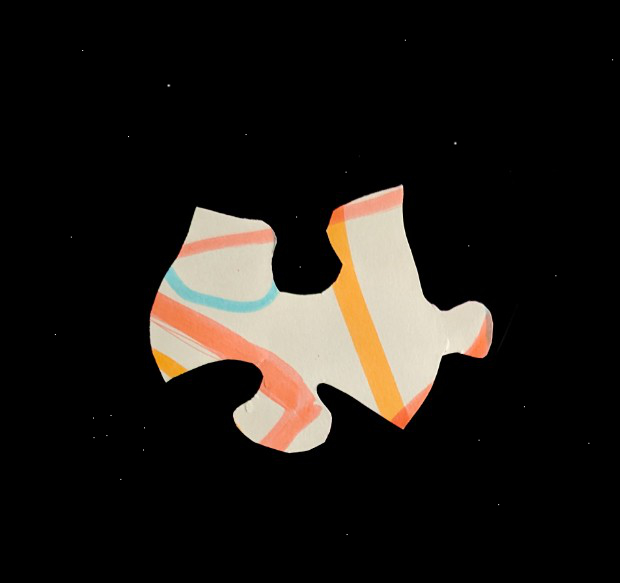
#> input picture Images/By_12_Piece_A.jpg, 620 x 583 px
$ python -i pre_proc_image.py   (imports and definitions only)
#> lines starting #> are read from the running program, lines starting #| are printed output that depends on the picture; after the words box and inside, x2 and y2 are one past the last pixel; in counts of white or black regions, pixels touching at a corner belong together
#> further down, picture is the input picture: shape (583, 620, 3); mean B, G, R 22.6, 26.7, 30.8
import cv2
import numpy as np

def pre_process_image(img, min_area=200):
    """
    Clean up image to make it easier to analyze a jigsaw piece. This includes:
    - Convert to grayscale
    - Blur to reduce noise
    - Threshold to get binary image
    - Morphological operations to close gaps
    """
#> called with min_area = 200
    # - Find contours and filter by area

    gray = cv2.cvtColor(img, cv2.COLOR_BGR2GRAY)
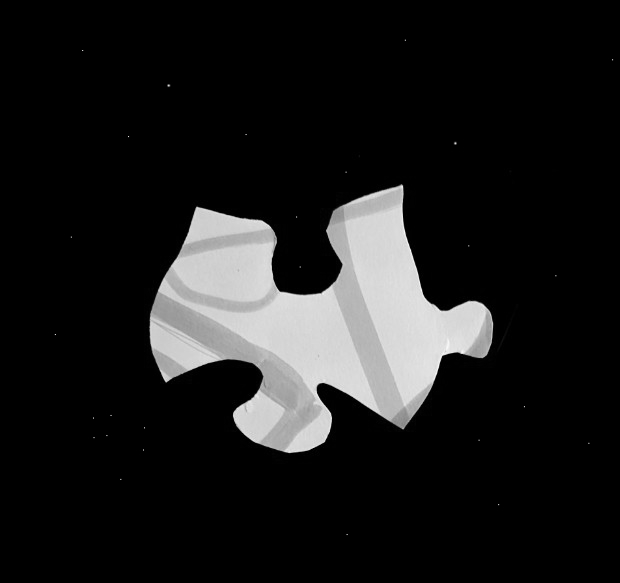
#> gray: shape (583, 620); min 0, max 253, mean 27.4

    # Blur to reduce noise
    blurred = cv2.GaussianBlur(gray, (5, 5), 0)

    # Thresholding
    # Assume background is either very dark or very light compared to pieces.
    # We can try OTSU or adaptive. User said "solid background".
    # Let's try Otsu first as it's robust for bimodal histograms.
    opt_thresh, thresh = cv2.threshold(blurred, 0, 255, cv2.THRESH_BINARY + cv2.THRESH_OTSU)
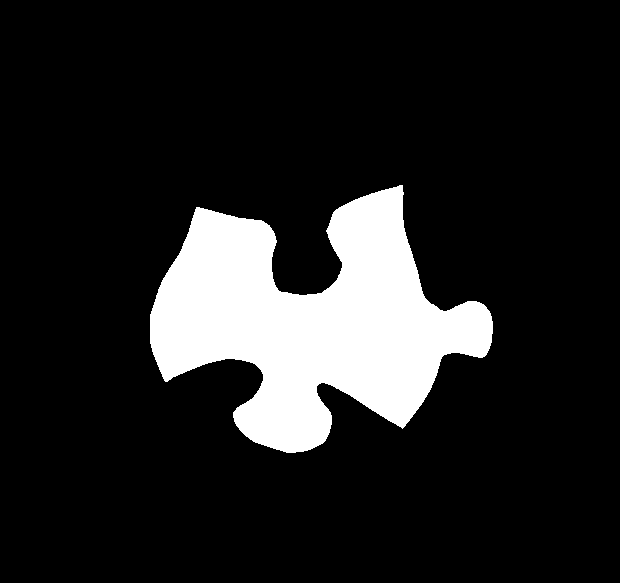
#> thresh: shape (583, 620); 13.6% white; 1 white region, box (x1, y1, x2, y2) and area: (150, 185, 493, 453) 49237
#> opt_thresh = 99

    print(f"Optimum threshold: {opt_thresh}")
#| Optimum threshold: 99.0

    # Invert if the background is detected as white (pieces are black)
    # Usually we want pieces to be white (255) and background black (0) for findContours
    # Simple check: if corners are white, inverted.
    h, w = thresh.shape
#> h = 583; w = 620
    corners = [thresh[0,0], thresh[0, w-1], thresh[h-1, 0], thresh[h-1, w-1]]
#> corners = [0, 0, 0, 0]
    if sum(corners) / 4 > 127:
        thresh = cv2.bitwise_not(thresh)

    # Morphological operations to close gaps
    kernel = np.ones((3,3), np.uint8)
    thresh = cv2.morphologyEx(thresh, cv2.MORPH_CLOSE, kernel, iterations=2)
#> thresh: shape (583, 620); 13.6% white; 1 white region, box (x1, y1, x2, y2) and area: (150, 185, 493, 453) 49245

    # [4 lines of commented-out code are left out]

    return thresh

>>> import cv2
>>> picture = cv2.imread('../Images/By_12_Piece_A.jpg')
>>> result = pre_process_image(picture)

$ run again, on Images/By_12_Piece_B.jpg
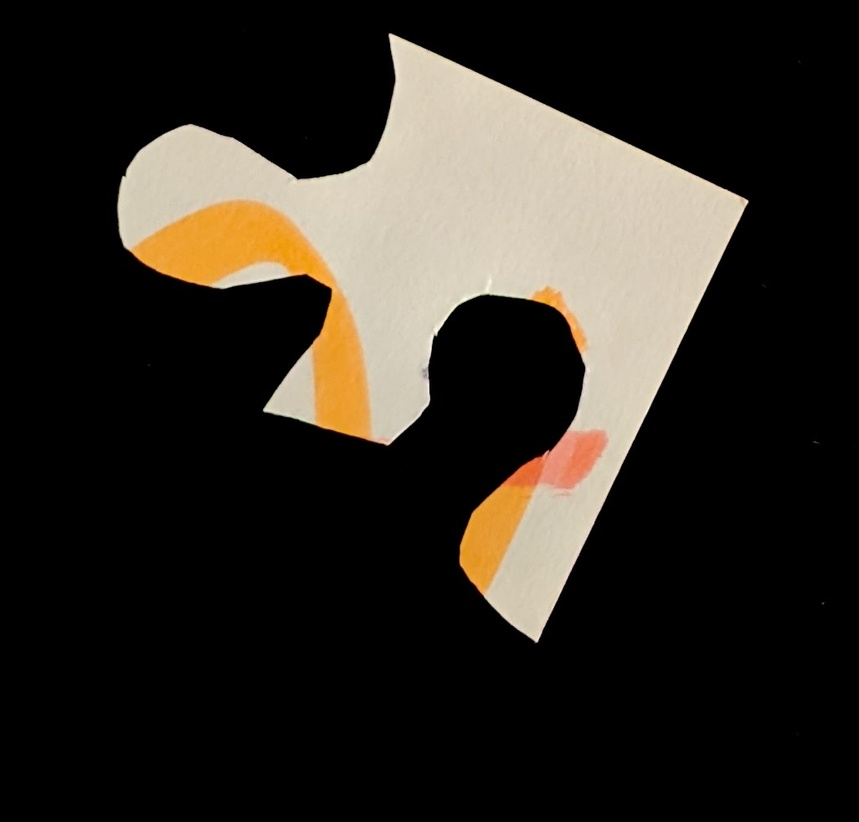
#> input picture Images/By_12_Piece_B.jpg, 859 x 822 px, shrunk from 1026 x 982 before the run
#> picture is the input picture: shape (822, 859, 3); mean B, G, R 34.6, 41.5, 46.3
#> in pre_process_image, `gray = cv2.cvtColor(img, cv2.COLOR_BGR2GRAY)`:
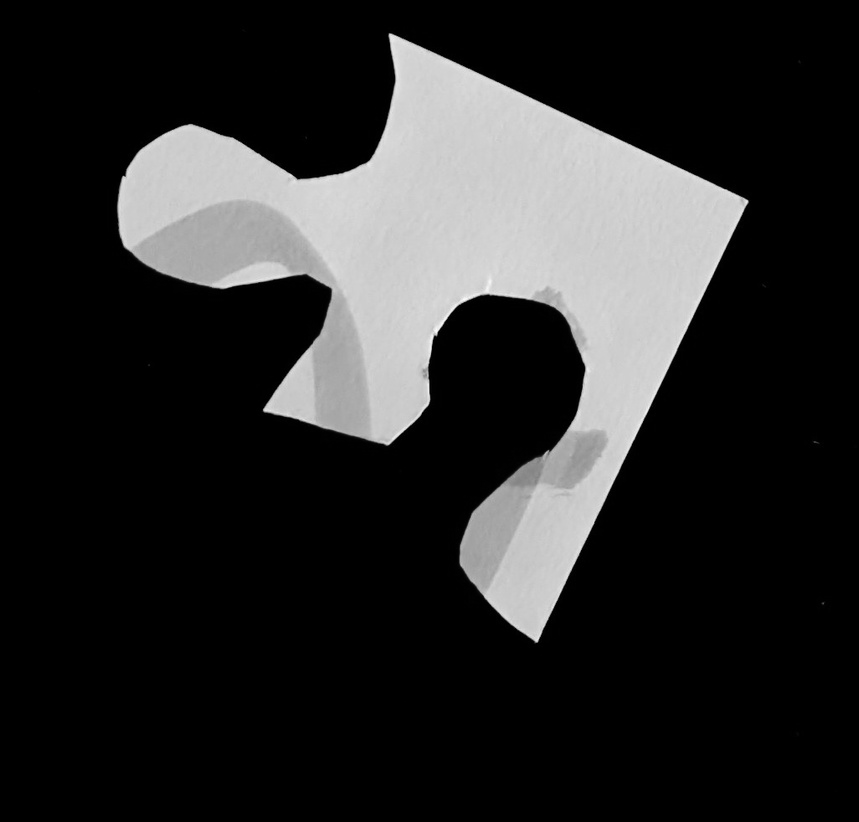
#> gray: shape (822, 859); min 0, max 252, mean 42.1
#> in pre_process_image, `opt_thresh, thresh = cv2.threshold(blurred, 0, 255, cv2.THRESH_BINARY ..`:
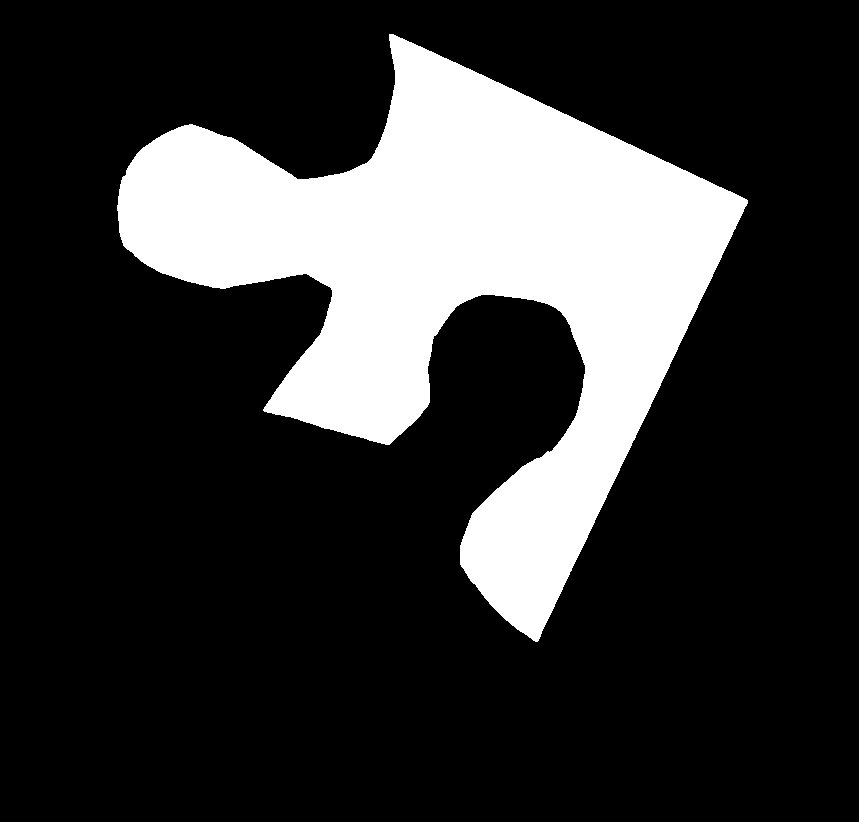
#> thresh: shape (822, 859); 21% white; 1 white region, box (x1, y1, x2, y2) and area: (117, 34, 748, 642) 148176
#> opt_thresh = 99
#| Optimum threshold: 99.0
#> corners = [0, 0, 0, 0]

$ run again, on Images/By_12_Piece_C.jpg
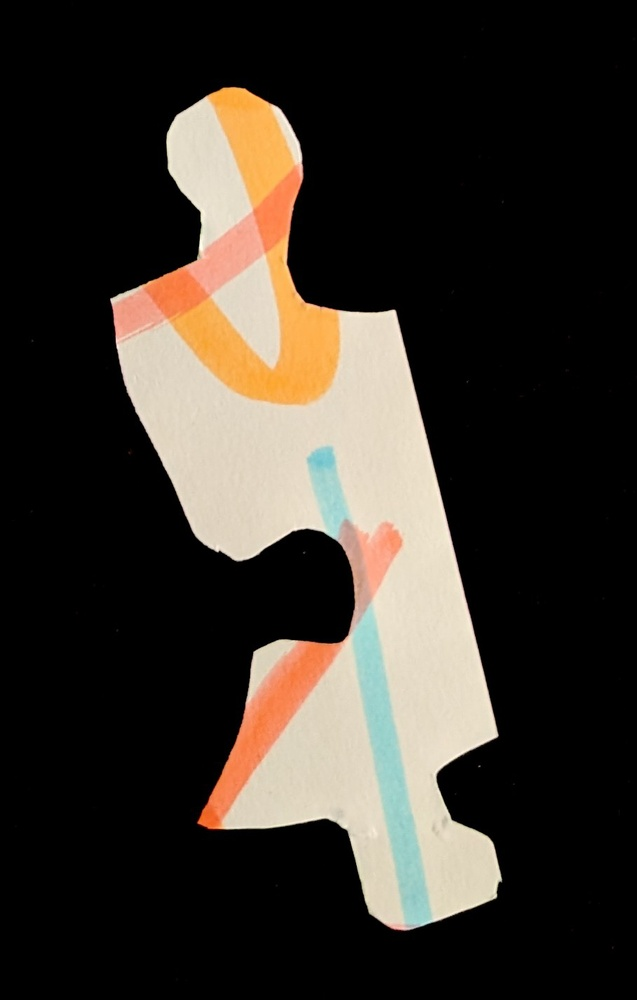
#> input picture Images/By_12_Piece_C.jpg, 637 x 1000 px, shrunk from 909 x 1428 before the run
#> picture is the input picture: shape (1000, 637, 3); mean B, G, R 42.9, 50.3, 56.6
#> in pre_process_image, `gray = cv2.cvtColor(img, cv2.COLOR_BGR2GRAY)`:
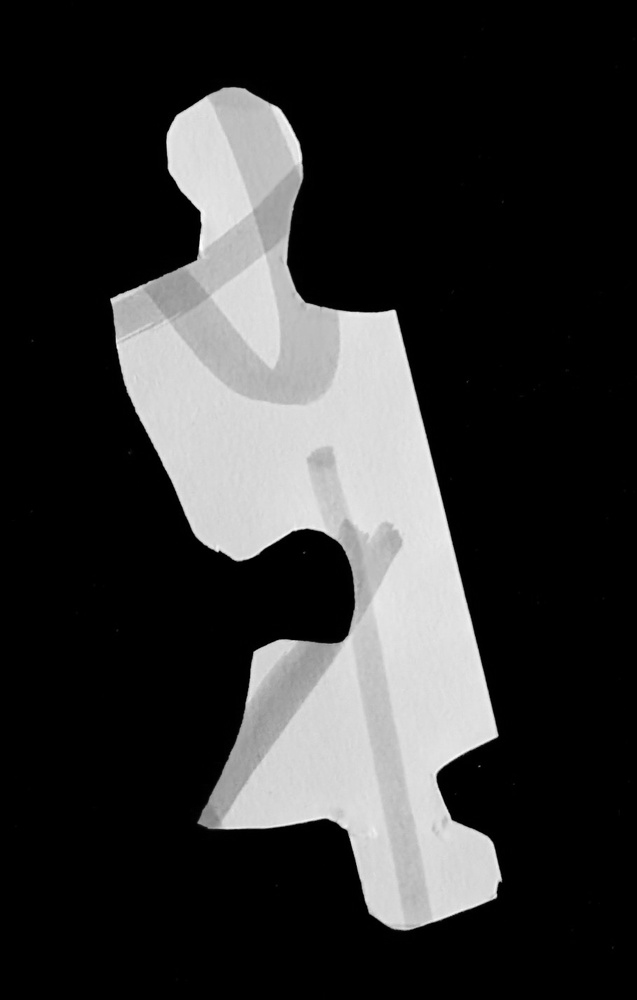
#> gray: shape (1000, 637); min 0, max 253, mean 51.3
#> in pre_process_image, `opt_thresh, thresh = cv2.threshold(blurred, 0, 255, cv2.THRESH_BINARY ..`:
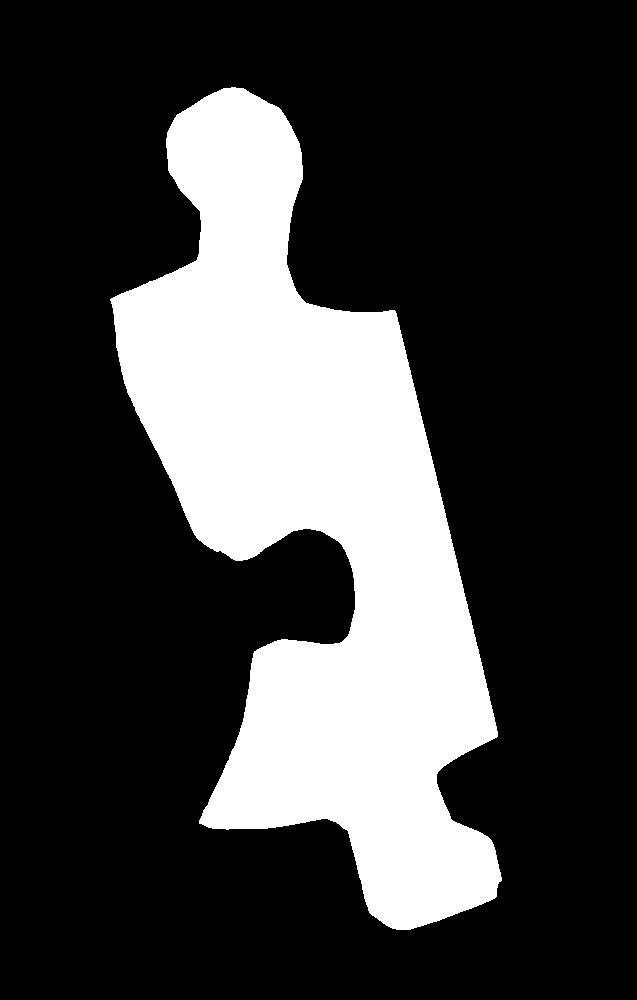
#> thresh: shape (1000, 637); 24.8% white; 1 white region, box (x1, y1, x2, y2) and area: (110, 87, 502, 930) 157724
#> opt_thresh = 103
#| Optimum threshold: 103.0
#> corners = [0, 0, 0, 0]

$ run again, on Images/By_12_Piece_D.jpg
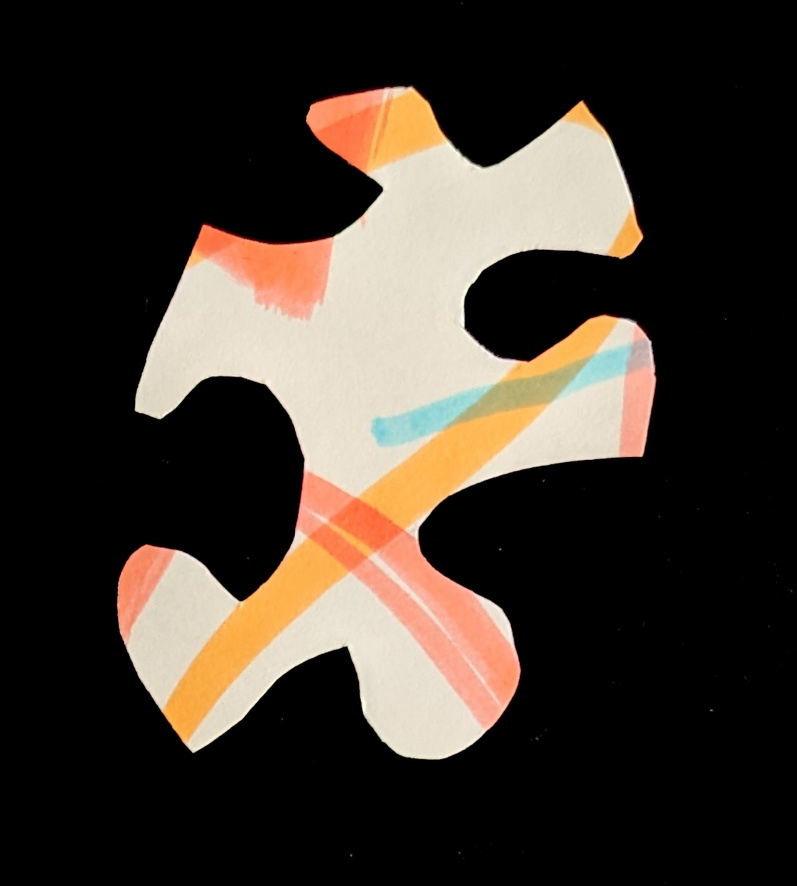
#> input picture Images/By_12_Piece_D.jpg, 797 x 886 px, shrunk from 1081 x 1202 before the run
#> picture is the input picture: shape (886, 797, 3); mean B, G, R 45.5, 54.1, 63
#> in pre_process_image, `gray = cv2.cvtColor(img, cv2.COLOR_BGR2GRAY)`:
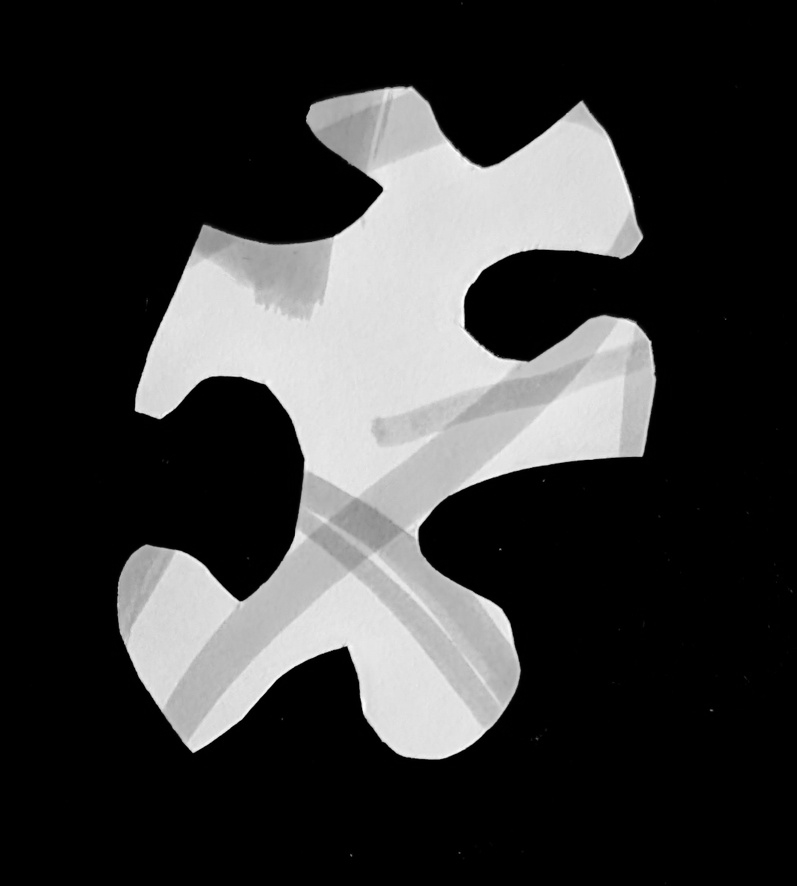
#> gray: shape (886, 797); min 0, max 253, mean 55.8
#> in pre_process_image, `opt_thresh, thresh = cv2.threshold(blurred, 0, 255, cv2.THRESH_BINARY ..`:
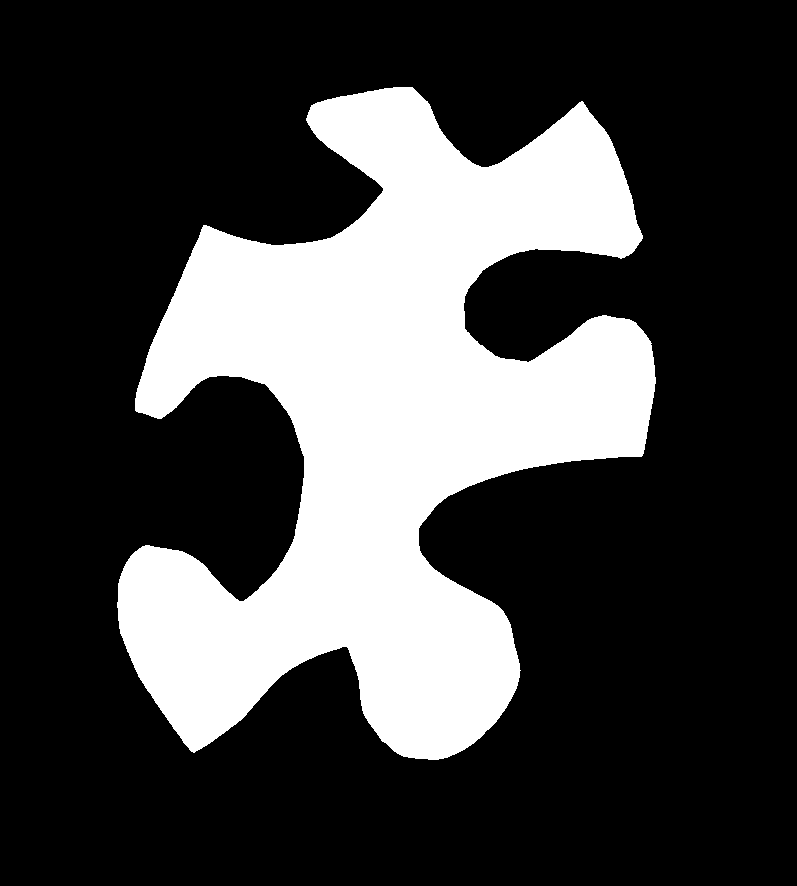
#> thresh: shape (886, 797); 26.7% white; 1 white region, box (x1, y1, x2, y2) and area: (117, 87, 656, 760) 188350
#> opt_thresh = 103
#| Optimum threshold: 103.0
#> corners = [0, 0, 0, 0]
